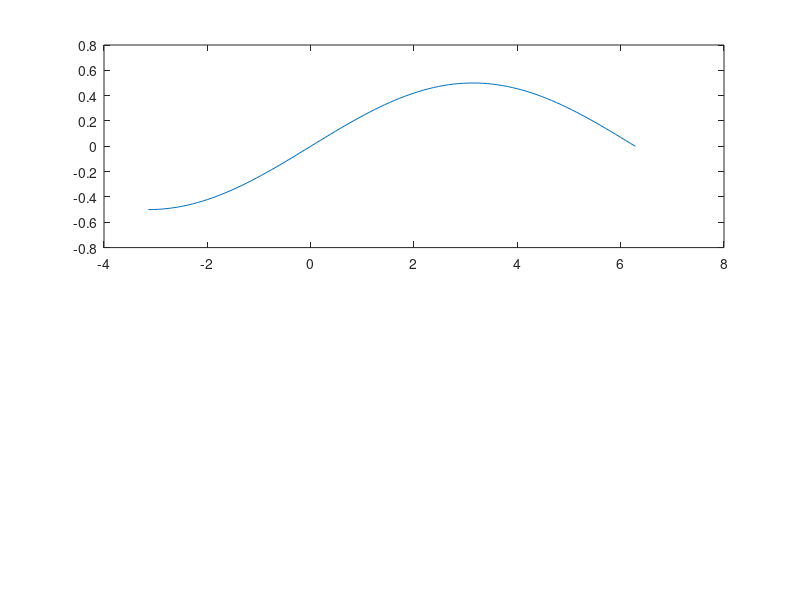

The MATLAB script that drew this image: (Note: this script raises an error after producing the figure.)
%% Zadanie 3 
% Napisz skrypt kreslacy na dwuch wykresach w jednym oknie nastepujace
% funckje:
% y1 = k1* sin(k1*x) 
% y2 = cos(k2*x), dla x nalezacego od -pi do 2pi, k1= 0.5 a k2 = 1
% podpisz osie, umiesc tytul i legende
% Andrzej Swietek

clc;clear;

k1 = 0.5;
k2 = 1;
x = linspace(-pi,2*pi);
y = k1* sin(k1*x);
g = cos( k2*x );

subplot(2,1,1)
plot(x,y)
subtitle("k_{1}* sin(k_{1}*x)")
legend("y = f(x)")
grid on
xlabel("x")
ylabel("y")


subplot(2,1,2)
plot(x,g, 'r')
subtitle("cos( k_{2} * x )")
legend( "y = g(x)" )
xlabel("x")
ylabel("y")

